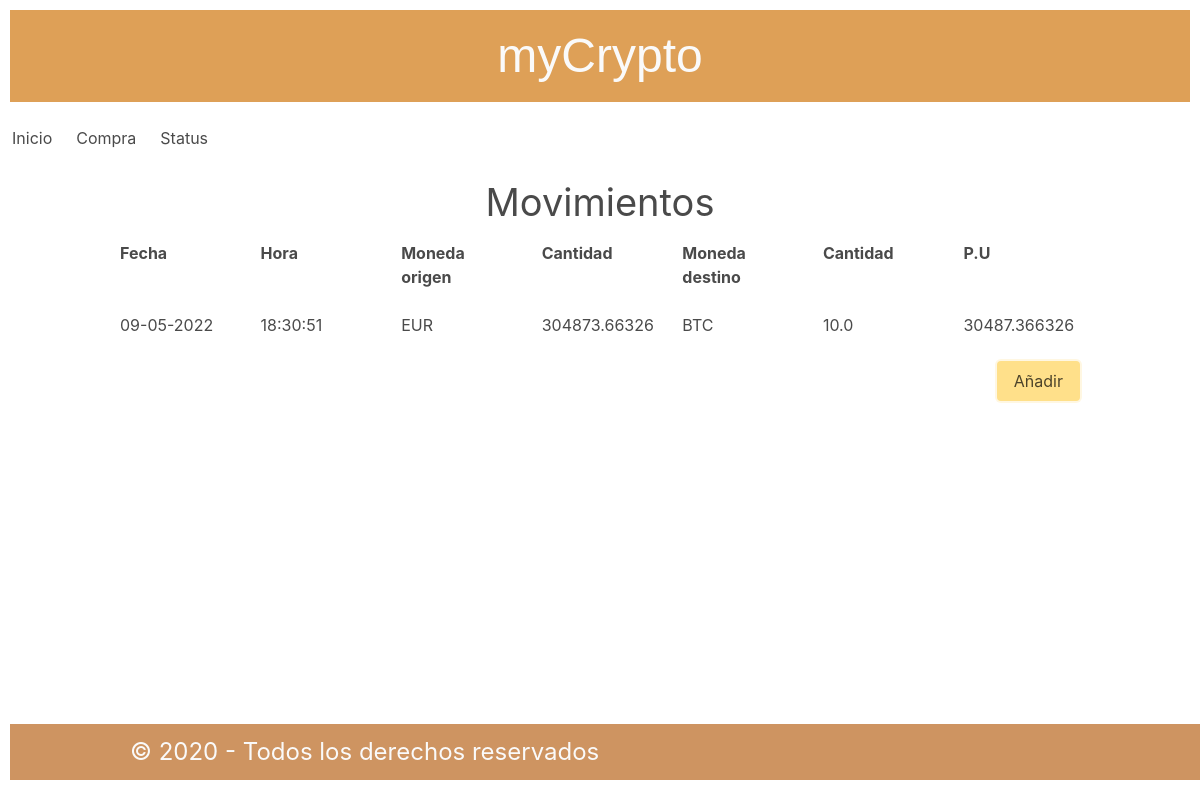
Before: / with the older database file.
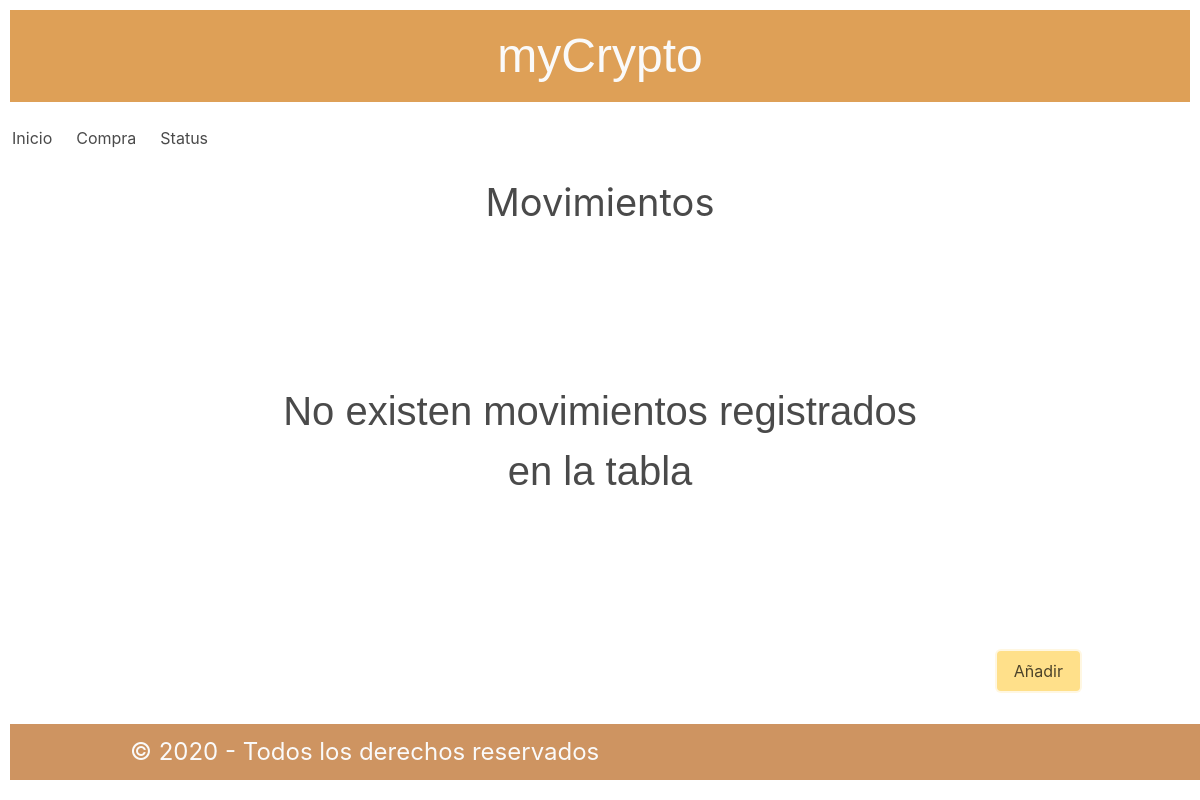
After: the same page with the newer database file.
### tables this page shows
CREATE TABLE "moviments" (
	"id"	INTEGER,
	"fecha"	TEXT NOT NULL,
	"hora"	TEXT NOT NULL,
	"Moneda_from"	TEXT NOT NULL,
	"Cantidad_from"	REAL NOT NULL,
	"Moneda_to"	TEXT NOT NULL,
	"Cantidad_to"	REAL,
	"Precio"	REAL,
	PRIMARY KEY("id" AUTOINCREMENT)
);

### balance/routes.py (the view)
@app.route('/')
def inicio():
    data_manager = ProcesaDades()
    try:
        dades = data_manager.recupera_dades_moviments()
        return render_template('principal.html', moviments=dades)
    except sqlite3.Error as e:
        flash('Existe un error en la base de datos. Intentalo de nuevo más tarde')
        return render_template('principal.html', moviments=[])

### criptos/models.py (called while the page is built)
    def recupera_dades_moviments(self):
            con = sqlite3.connect('data/movimientos.db')
            cur = con.cursor()
            cur.execute("""
                            SELECT fecha,hora,moneda_from,cantidad_from,moneda_to,cantidad_to,precio
                            FROM moviments
                            ORDER BY fecha;
                        """
            )
            return cur.fetchall()

### balance/templates/principal.html (shortened to what this page needs)
{% extends "base.html" %}
{% block container %}
    <div class="titol">
        <h1>Movimientos</h1>
    </div>
            {% if moviments %}
            <table class="taula_moviments">
                <div class="capcelera_form">
                    <tr class="tabla_mv_cabecera_a">
                        <div class="columns">
                            <div class="column">
                                <div class="form_column">
                                    Fecha
                                </div>
                            </div>
                            <div class="column">
                                <div class="form_column">
                                    Hora
                                </div>
                            </div>
                            <div class="column">
                                <div class="form_column">
                                    Moneda origen
                                </div>
                            </div>
                            <div class="column">
                                <div class="form_column">
                                    Cantidad
                                </div>
                            </div>
                            <div class="column">
                                <div class="form_column">
                                    Moneda destino
                                </div>
                            </div>
                            <div class="column">
                                <div class="form_column">
                                    Cantidad
                                </div>
                            </div>
                            <div class="column">
                                <div class="form_column">
                                    P.U
                                </div>
                            </div>
                        </div>
                    </tr>
                </div>
                {% for movimento in moviments %}
                <tr class="tabla_mv_cabecera">
                    <div class="columns">
                        <div class="column">
                            {{ movimento[0] }}
                        </div>
                        <div class="column">
                            {{ movimento[1] }}
                        </div>
                        <div class="column">
                            {{ movimento[2] }}
                        </div>
                        <div class="column">
                            {{ movimento[3] }}
                        </div>
                        <div class="column">
                            {{ movimento[4] }}
                        </div>
                        <div class="column">
                            {{ movimento[5] }}
                        </div>
                        <div class="column">
                            {{ movimento[6] }}
                        </div>
                    </div>
                </tr>
                {% endfor %}
            </table>
            {% endif %}
            {% if not moviments %}
            <div class="titolmoviments">
                <p>No existen movimientos registrados en la tabla</p>
            </div>
            {% endif %}
            <p class="accions">
                <a href='/purchase' class="button is-warning is-focused">Añadir</a>
            </p>
{% endblock%}

Changed rows visible on the page:
removed moviments: fecha "09-05-2022", hora "18:30:51", Moneda_from "EUR", Cantidad_from "304873.66326", Moneda_to "BTC", Cantidad_to "10.0", Precio "30487.366326"
Other visible differences:
text no longer shown: "Fecha Hora Moneda origen Cantidad Moneda destino Cantidad P.U"
text now shown: "No existen movimientos registrados en la tabla"
